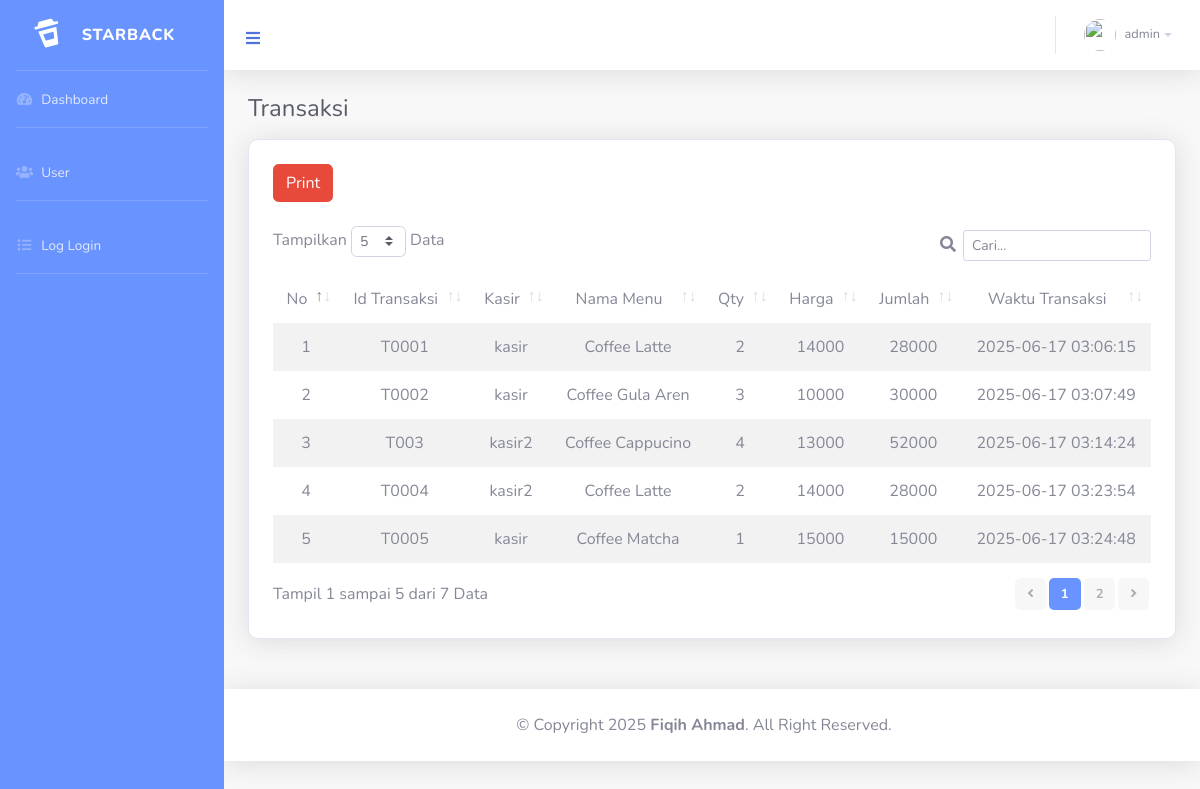
Page /transaksi.php (signed in) on the committed database.
### tables this page shows
CREATE TABLE `transaksi` (
  `id_transaksi` varchar(5) NOT NULL,
  `id_user` varchar(5) NOT NULL,
  `id_menu` varchar(5) NOT NULL,
  `qty` int NOT NULL,
  `waktu_transaksi` timestamp NOT NULL DEFAULT CURRENT_TIMESTAMP ON UPDATE CURRENT_TIMESTAMP,
  KEY `id_user` (`id_user`),
  KEY `id_menu` (`id_menu`),
  CONSTRAINT `transaksi_ibfk_1` FOREIGN KEY (`id_menu`) REFERENCES `menu` (`id_menu`),
  CONSTRAINT `transaksi_ibfk_2` FOREIGN KEY (`id_user`) REFERENCES `user` (`id_user`)
);

CREATE TABLE `user` (
  `id_user` varchar(5) NOT NULL,
  `username` varchar(10) NOT NULL,
  `password` varchar(255) NOT NULL,
  `level` int NOT NULL,
  PRIMARY KEY (`id_user`)
);

CREATE TABLE `menu` (
  `id_menu` varchar(5) NOT NULL,
  `nama_menu` varchar(20) NOT NULL,
  `harga` int NOT NULL,
  PRIMARY KEY (`id_menu`)
);

### transaksi.php (the view, shortened to what this page needs)
<?php require_once 'includes/header.php';
?>
<main role="main">
    <div class="container-fluid">
        <h4 class="mb-3 text-dark">Transaksi</h4>
        <div class="card shadow" style="border-radius: 10px;">
            <div class="card-body">
                <div class="float-left p-1 mb-3" style="padding-bottom:20px;">
                    <a href="javascript:void;" onclick="javascript:window.open('print/transaksi.php');" class="btn btn-danger">Print</a>
                </div>
                <div class="table-responsive p-1">
                    <table id="example" class="table table-borderless table-striped" style="width: 100%;">
                        <thead>
                            <tr class="text-center">
                                <td>No</td>
                                <td>Id Transaksi</td>
                                <td>Kasir</td>
                                <td>Nama Menu</td>
                                <td>Qty</td>
                                <td>Harga</td>
                                <td>Jumlah</td>
                                <td>Waktu Transaksi</td>
                            </tr>
                        </thead>
                        <tbody>
                            <?php
                            if (isset($_GET['search'])) {
                                $cari = $_GET['cari'];
                                $result = mysqli_query(
                                    $connect,
                                    "SELECT * FROM transaksi
                                    WHERE id_transaksi LIKE '%" . $cari . "%' OR
                                    id_user LIKE '%" . $cari . "%' OR
                                    id_menu LIKE '%" . $cari . "%'
                                    ORDER BY id_transaksi DESC"
                                );
                            } else {
                                $result = mysqli_query(
                                    $connect,
                                    "SELECT transaksi.id_transaksi, user.username, menu.id_menu, menu.nama_menu, transaksi.qty, transaksi.waktu_transaksi, menu.harga, transaksi.qty*menu.harga AS jumlah FROM menu JOIN transaksi ON transaksi.id_menu=menu.id_menu JOIN user ON transaksi.id_user=user.id_user;"
                                );
                            }
                            $no = 1;
                            if (mysqli_num_rows($result) > 0) {
                                while ($row = mysqli_fetch_array($result)) {
                            ?>
                                    <tr class="text-center">
                                        <td><?= $no++ ?></td>
                                        <td><?= $row['id_transaksi'] ?></td>
                                        <td><?= $row['username'] ?></td>
                                        <td><?= $row['nama_menu'] ?></td>
                                        <td><?= $row['qty'] ?></td>
                                        <td><?= $row['harga'] ?></td>
                                        <td><?= $row['jumlah'] ?></td>
                                        <td><?= $row['waktu_transaksi'] ?></td>
                                    </tr>
                                <?php
                                }
                            }
                            ?>
                        </tbody>
                    </table>
                </div>
            </div>
        </div>
    </div>
</main>
<?php require_once 'includes/footer.php'; ?>

### includes/header.php (shortened to what this page needs)
<!DOCTYPE html>
<html lang="en">
<head>
	<link rel="stylesheet" href="assets/css/style.css">
	<link rel="stylesheet" href="assets/css/bootstrap.min.css">
	<link href="assets/fontawesome-free/css/all.min.css" rel="stylesheet" type="text/css">
	<link href='https://unpkg.com/boxicons@2.1.2/css/boxicons.min.css' rel='stylesheet'>
	<link href="assets/css/sb-admin-2.min.css" rel="stylesheet">
	<link rel="stylesheet" type="text/css" href="assets/DataTables/css/dataTables.bootstrap4.min.css" />
</head>
<body id="page-top" style="font-family: nunito;">
	<div id="wrapper">
		<ul class="navbar-nav sidebar sidebar-dark accordion" id="accordionSidebar" style="background-color: #6993FF;">
			<a class="sidebar-brand d-flex align-items-center justify-content-center" href="dashboard.php">
				<div class="sidebar-brand-icon rotate-n-15">
					<i class='bx bxs-coffee-togo'></i>
				</div>
				<div class="sidebar-brand-text mx-3">Starback</div>
			</a>
			<hr class="sidebar-divider my-0">
			<li class="nav-item ">
				<a class="nav-link" href="dashboard.php">
					<i class="fas fa-fw fa-tachometer-alt"></i>
					<span>Dashboard</span></a>
			</li>
			<?php
			if ($_SESSION['level'] == 1) {
			?>
				<hr class="sidebar-divider">
				<li class="nav-item ">
					<a class="nav-link" href="user.php">
						<i class="fas fa-fw fa-users"></i>
						<span>User</span></a>
				</li>
				<hr class="sidebar-divider d-none d-md-block">
				<li class="nav-item ">
					<a class="nav-link" href="log-login.php">
						<i class="fas fa-fw fa-list"></i>
						<span>Log Login</span></a>
				</li>
			<?php
			}
			?>
			<hr class="sidebar-divider d-none d-md-block">
		</ul>
		<div id="content-wrapper" class="d-flex flex-column" style="background-color: #f8f8f8;">
			<div id="content">
				<nav class="navbar navbar-expand navbar-light bg-white topbar mb-4 static-top shadow">
					<div class=" bg-white mt-2">
						<button class="border-0 bg-white btn-link" id="sidebarToggle"><i class="fa fa-bars"></i></button>
					</div>
					<ul class="navbar-nav ml-auto">
						<li class="nav-item  no-arrow">
							<a class="nav-link dropdown-toggle" href="#" id="userDropdown" role="button" data-toggle="dropdown" aria-haspopup="true" aria-expanded="false">
								<img class="img-profile rounded-circle mr-2 " src="https://encrypted-tbn0.gstatic.com/images?q=tbn:ANd9GcQUGcwDdGLbGiG_tLV-5bN8QlRRI3jLz6LiKA&s">
								<span class="d-none d-lg-inline text-gray-600 small"><?= $_SESSION['username'] ?></span>
							</a>
						</li>
					</ul>
				</nav>

### includes/footer.php (shortened to what this page needs)
</body>
<footer style="bottom:0; margin-top: 50px" ;>
  <nav class="navbar navbar-nav navbar-light bg-white shadow">
    <p class="text-center text-muted mt-3">&copy; Copyright 2025 <strong>Fiqih Ahmad</strong>. All Right Reserved.</p>
  </nav>
</footer>
</html>

### rows in the picture
transaksi: id_transaksi "T0001", id_user.username "kasir", id_menu.nama_menu "Coffee Latte", qty "2", id_menu.harga "14000", jumlah "28000", waktu_transaksi "2025-06-17 03:06:15"
transaksi: id_transaksi "T0002", id_user.username "kasir", id_menu.nama_menu "Coffee Gula Aren", qty "3", id_menu.harga "10000", jumlah "30000", waktu_transaksi "2025-06-17 03:07:49"
transaksi: id_transaksi "T003", id_user.username "kasir2", id_menu.nama_menu "Coffee Cappucino", qty "4", id_menu.harga "13000", jumlah "52000", waktu_transaksi "2025-06-17 03:14:24"
transaksi: id_transaksi "T0004", id_user.username "kasir2", id_menu.nama_menu "Coffee Latte", qty "2", id_menu.harga "14000", jumlah "28000", waktu_transaksi "2025-06-17 03:23:54"
transaksi: id_transaksi "T0005", id_user.username "kasir", id_menu.nama_menu "Coffee Matcha", qty "1", id_menu.harga "15000", jumlah "15000", waktu_transaksi "2025-06-17 03:24:48"

### other values in the picture
$_SESSION['username'] "admin"
